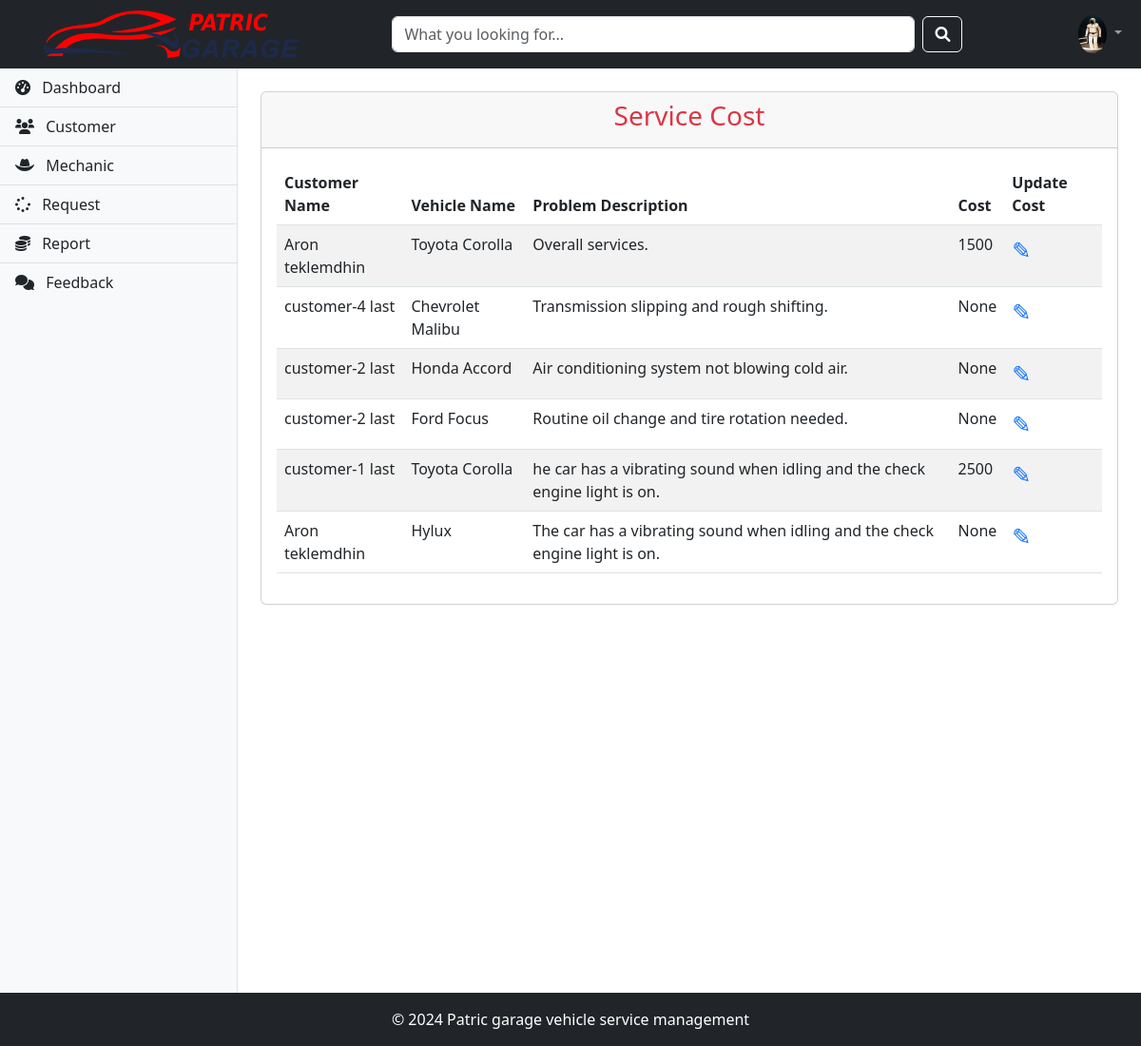
Screenshot of /admin-view-service-cost (signed in) with the database file from the repository.
### vehicle/models.py (models this page shows, shortened)
class Customer(models.Model):
    user = models.OneToOneField(User, on_delete=models.CASCADE)
    address = models.CharField(max_length=500)
    mobile = models.CharField(max_length=20)
    profile_pic = models.ImageField(upload_to='profile_pic/CustomerProfilePic/', null=True, blank=True)
    def __str__(self):
        return self.user.first_name

class Request(models.Model):
    CATEGORY_CHOICES = (
        ('two wheeler with gear', 'Two Wheeler with Gear'),
        ('two wheeler without gear', 'Two Wheeler without Gear'),
        ('three wheeler', 'Three Wheeler'),
        ('four wheeler', 'Four Wheeler')
    )
    STATUS_CHOICES = (
        ('Pending', 'Pending'),
        ('Approved', 'Approved'),
        ('Repairing', 'Repairing'),
        ('Repairing Done', 'Repairing Done'),
        ('Released', 'Released')
    )
    category = models.CharField(max_length=50, choices=CATEGORY_CHOICES)
    vehicle_no = models.PositiveIntegerField()
    vehicle_name = models.CharField(max_length=40)
    vehicle_model = models.CharField(max_length=40)
    vehicle_brand = models.CharField(max_length=40)
    problem_description = models.CharField(max_length=500)
    date = models.DateField(auto_now_add=True)
    cost = models.PositiveIntegerField(null=True)
    customer = models.ForeignKey('Customer', on_delete=models.CASCADE, null=True)
    mechanic = models.ForeignKey('Mechanic', on_delete=models.CASCADE, null=True)
    status = models.CharField(max_length=50, choices=STATUS_CHOICES, default='Pending')

### vehicle/views.py (the view)
# urls.py: path('admin-view-service-cost',views.admin_view_service_cost_view,name='admin-view-service-cost'),
@login_required(login_url='adminlogin')
def admin_view_service_cost_view(request):
    enquiry=models.Request.objects.all().order_by('-id')
    customers=[]
    for enq in enquiry:
        customer=models.Customer.objects.get(id=enq.customer_id)
        customers.append(customer)
    print(customers)
    return render(request,'vehicle/admin_view_service_cost.html',{'data':zip(customers,enquiry)})

### vehicle/templates/vehicle/admin_view_service_cost.html
{% extends 'vehicle/adminbase.html' %}
{% block content %}
<div class="wrapper">
  <div class="row">
    <div class="col-12">
      <div class="card">
        <div class="card-header text-center">
          <h3 class="text-danger">Service Cost</h3>
        </div>
        <div class="card-body">
          <div class="table-responsive">
            <table class="table table-striped">
              <thead>
                <tr>
                  <th scope="col">Customer Name</th>
                  <th scope="col">Vehicle Name</th>
                  <th scope="col">Problem Description</th>
                  <th scope="col">Cost</th>
                  <th scope="col">Update Cost</th>
                </tr>
              </thead>
              <tbody>
                {% for c, r in data %}
                <tr>
                  <td>{{ c.user.first_name }} {{ c.user.last_name }} </td>
                  <td>{{ r.vehicle_name }}</td>
                  <td>{{ r.problem_description }}</td>
                  <td>{{ r.cost }}</td>
                  <td>
                    <a href="{% url 'update-cost' r.id %}" class="text-primary" style="text-decoration:none; font-size:1.5rem;">
                      &#9998;
                    </a>
                  </td>
                </tr>
                {% endfor %}
              </tbody>
            </table>
          </div>
        </div>
      </div>
    </div>
  </div>
  <br><br><br><br><br><br><br><br><br><br><br><br><br><br><br><br>
</div>
{% endblock content %}

### rows the page displays
Customer: user.first_name "Aron", user.last_name "teklemdhin", vehicle_name "Toyota Corolla", problem_description "Overall services.", cost "1500", vehicle_name "Hylux", problem_description "The car has a vibrating sound when idling and the check engine light is on.", cost "None"
Customer: user.first_name "customer-4", user.last_name "last", vehicle_name "Chevrolet Malibu", problem_description "Transmission slipping and rough shifting.", cost "None"
Customer: user.first_name "customer-2", user.last_name "last", vehicle_name "Honda Accord", problem_description "Air conditioning system not blowing cold air.", cost "None", vehicle_name "Ford Focus", problem_description "Routine oil change and tire rotation needed."
Customer: user.first_name "customer-1", user.last_name "last", vehicle_name "Toyota Corolla", problem_description "he car has a vibrating sound when idling and the check engine light is on.", cost "2500"
